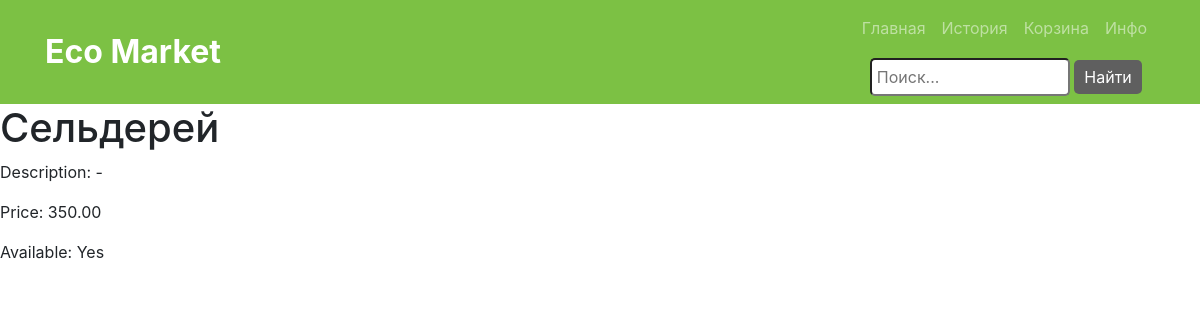
Screenshot of /product/2/ with the database file from the repository.
### myapp/models.py (models this page shows, shortened)
class Product(models.Model):
    category = models.ForeignKey(Category, on_delete=models.CASCADE)
    name = models.CharField(max_length=100)
    description = models.TextField()
    price = models.DecimalField(max_digits=10, decimal_places=2)
    available = models.BooleanField(default=True)
    quantity_available = models.IntegerField()
    image = models.ImageField(upload_to='images/')

### myapp/views.py (the view)
# urls.py: path('product/<int:product_id>/', views.product_detail, name='product_detail'),
def product_detail(request, product_id):
    product = Product.objects.get(id=product_id)
    return render(request, 'product_detail.html', {'product': product})

### templates/product_detail.html (shortened to what this page needs)
{% extends 'base.html' %}
{% block content %}
    <h1>{{ product.name }}</h1>
    <p>Description: {{ product.description }}</p>
    <p>Price: {{ product.price }}</p>
    <p>Available: {% if product.available %}Yes{% else %}No{% endif %}</p>
{% endblock %}

### rows the page displays
Product: name "Сельдерей", description "-", price "350.00"
